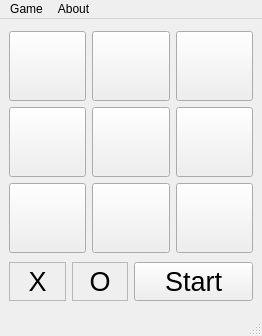
<?xml version="1.0" encoding="UTF-8"?>
<ui version="4.0">
 <class>MainWindow</class>
 <widget class="QMainWindow" name="MainWindow">
  <property name="geometry">
   <rect>
    <x>0</x>
    <y>0</y>
    <width>262</width>
    <height>336</height>
   </rect>
  </property>
  <property name="windowTitle">
   <string>MainWindow</string>
  </property>
  <widget class="QWidget" name="centralwidget">
   <layout class="QGridLayout" name="gridLayout_2">
    <item row="0" column="0">
     <layout class="QGridLayout" name="gridLayout">
      <item row="0" column="0">
       <layout class="QHBoxLayout" name="horizontalLayout">
        <item>
         <widget class="QPushButton" name="pushButton">
          <property name="sizePolicy">
           <sizepolicy hsizetype="Minimum" vsizetype="Fixed">
            <horstretch>100</horstretch>
            <verstretch>100</verstretch>
           </sizepolicy>
          </property>
          <property name="minimumSize">
           <size>
            <width>70</width>
            <height>70</height>
           </size>
          </property>
          <property name="text">
           <string/>
          </property>
         </widget>
        </item>
        <item>
         <widget class="QPushButton" name="pushButton_2">
          <property name="sizePolicy">
           <sizepolicy hsizetype="Minimum" vsizetype="Fixed">
            <horstretch>100</horstretch>
            <verstretch>100</verstretch>
           </sizepolicy>
          </property>
          <property name="minimumSize">
           <size>
            <width>70</width>
            <height>70</height>
           </size>
          </property>
          <property name="text">
           <string/>
          </property>
         </widget>
        </item>
        <item>
         <widget class="QPushButton" name="pushButton_3">
          <property name="sizePolicy">
           <sizepolicy hsizetype="Minimum" vsizetype="Fixed">
            <horstretch>100</horstretch>
            <verstretch>100</verstretch>
           </sizepolicy>
          </property>
          <property name="minimumSize">
           <size>
            <width>70</width>
            <height>70</height>
           </size>
          </property>
          <property name="text">
           <string/>
          </property>
         </widget>
        </item>
       </layout>
      </item>
      <item row="1" column="0">
       <layout class="QHBoxLayout" name="horizontalLayout_2">
        <item>
         <widget class="QPushButton" name="pushButton_4">
          <property name="sizePolicy">
           <sizepolicy hsizetype="Minimum" vsizetype="Fixed">
            <horstretch>100</horstretch>
            <verstretch>100</verstretch>
           </sizepolicy>
          </property>
          <property name="minimumSize">
           <size>
            <width>70</width>
            <height>70</height>
           </size>
          </property>
          <property name="text">
           <string/>
          </property>
         </widget>
        </item>
        <item>
         <widget class="QPushButton" name="btn_5">
          <property name="sizePolicy">
           <sizepolicy hsizetype="Minimum" vsizetype="Fixed">
            <horstretch>100</horstretch>
            <verstretch>100</verstretch>
           </sizepolicy>
          </property>
          <property name="minimumSize">
           <size>
            <width>70</width>
            <height>70</height>
           </size>
          </property>
          <property name="text">
           <string/>
          </property>
         </widget>
        </item>
        <item>
         <widget class="QPushButton" name="btn_6">
          <property name="sizePolicy">
           <sizepolicy hsizetype="Minimum" vsizetype="Fixed">
            <horstretch>100</horstretch>
            <verstretch>100</verstretch>
           </sizepolicy>
          </property>
          <property name="minimumSize">
           <size>
            <width>70</width>
            <height>70</height>
           </size>
          </property>
          <property name="text">
           <string/>
          </property>
         </widget>
        </item>
       </layout>
      </item>
      <item row="2" column="0">
       <layout class="QHBoxLayout" name="horizontalLayout_3">
        <item>
         <widget class="QPushButton" name="pushButton_7">
          <property name="sizePolicy">
           <sizepolicy hsizetype="Minimum" vsizetype="Fixed">
            <horstretch>100</horstretch>
            <verstretch>100</verstretch>
           </sizepolicy>
          </property>
          <property name="minimumSize">
           <size>
            <width>70</width>
            <height>70</height>
           </size>
          </property>
          <property name="text">
           <string/>
          </property>
         </widget>
        </item>
        <item>
         <widget class="QPushButton" name="btn_8">
          <property name="sizePolicy">
           <sizepolicy hsizetype="Minimum" vsizetype="Fixed">
            <horstretch>100</horstretch>
            <verstretch>100</verstretch>
           </sizepolicy>
          </property>
          <property name="minimumSize">
           <size>
            <width>70</width>
            <height>70</height>
           </size>
          </property>
          <property name="text">
           <string/>
          </property>
         </widget>
        </item>
        <item>
         <widget class="QPushButton" name="btn_9">
          <property name="sizePolicy">
           <sizepolicy hsizetype="Minimum" vsizetype="Fixed">
            <horstretch>100</horstretch>
            <verstretch>100</verstretch>
           </sizepolicy>
          </property>
          <property name="minimumSize">
           <size>
            <width>70</width>
            <height>70</height>
           </size>
          </property>
          <property name="text">
           <string/>
          </property>
         </widget>
        </item>
       </layout>
      </item>
     </layout>
    </item>
    <item row="1" column="0">
     <layout class="QHBoxLayout" name="horizontalLayout_5">
      <item>
       <layout class="QHBoxLayout" name="horizontalLayout_4">
        <item>
         <widget class="QLabel" name="label">
          <property name="font">
           <font>
            <pointsize>20</pointsize>
           </font>
          </property>
          <property name="frameShape">
           <enum>QFrame::StyledPanel</enum>
          </property>
          <property name="text">
           <string>X</string>
          </property>
          <property name="alignment">
           <set>Qt::AlignCenter</set>
          </property>
         </widget>
        </item>
        <item>
         <widget class="QLabel" name="label_2">
          <property name="font">
           <font>
            <pointsize>20</pointsize>
           </font>
          </property>
          <property name="frameShape">
           <enum>QFrame::StyledPanel</enum>
          </property>
          <property name="text">
           <string>O</string>
          </property>
          <property name="alignment">
           <set>Qt::AlignCenter</set>
          </property>
         </widget>
        </item>
       </layout>
      </item>
      <item>
       <widget class="QPushButton" name="pushButton_5">
        <property name="font">
         <font>
          <pointsize>20</pointsize>
         </font>
        </property>
        <property name="text">
         <string>Start</string>
        </property>
       </widget>
      </item>
     </layout>
    </item>
   </layout>
  </widget>
  <widget class="QMenuBar" name="menubar">
   <property name="geometry">
    <rect>
     <x>0</x>
     <y>0</y>
     <width>262</width>
     <height>18</height>
    </rect>
   </property>
   <widget class="QMenu" name="menuGame">
    <property name="title">
     <string>Game</string>
    </property>
    <widget class="QMenu" name="menuWith_Computer">
     <property name="title">
      <string>With Computer</string>
     </property>
     <addaction name="actionEasy"/>
     <addaction name="actionMiddle"/>
     <addaction name="actionHeart"/>
    </widget>
    <addaction name="actionWith_Friends"/>
    <addaction name="menuWith_Computer"/>
   </widget>
   <widget class="QMenu" name="menuAbout">
    <property name="title">
     <string>About</string>
    </property>
    <addaction name="actionAbout_me"/>
    <addaction name="actionAbout_program"/>
   </widget>
   <addaction name="menuGame"/>
   <addaction name="menuAbout"/>
  </widget>
  <widget class="QStatusBar" name="statusbar"/>
  <action name="actionWith_Friends">
   <property name="text">
    <string>With Friends</string>
   </property>
  </action>
  <action name="actionEasy">
   <property name="text">
    <string>Easy</string>
   </property>
  </action>
  <action name="actionMiddle">
   <property name="text">
    <string>Middle</string>
   </property>
  </action>
  <action name="actionHeart">
   <property name="text">
    <string>Heart</string>
   </property>
  </action>
  <action name="actionAbout_me">
   <property name="text">
    <string>About me</string>
   </property>
  </action>
  <action name="actionAbout_program">
   <property name="text">
    <string>About program</string>
   </property>
  </action>
 </widget>
 <resources/>
 <connections/>
</ui>
